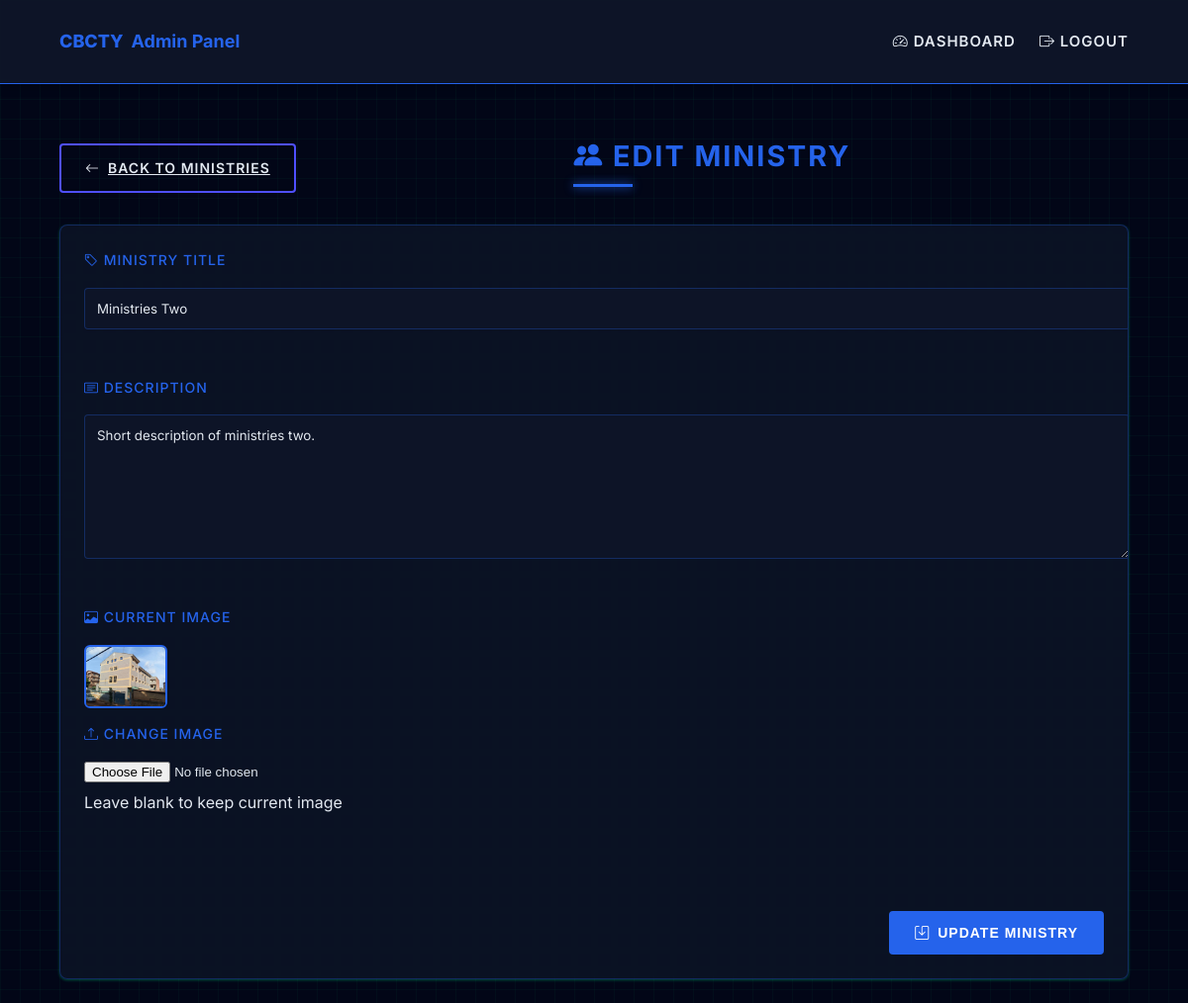
The page /admin/ministries/ministries-update.php?id=2 on the database its author committed.
### tables this page shows
CREATE TABLE `ministries` (
  `id` int(11) NOT NULL,
  `image_url` varchar(255) NOT NULL,
  `title` varchar(255) NOT NULL,
  `description` text NOT NULL
);

### admin/includes/crud_functions.php (called while the page is built, shortened)
<?php
require __DIR__ . '/../../includes/connect.php';
class CRUD {
    protected $pdo;
    protected $table;
    public function __construct($table, $allowedFields) {
        global $pdo;
        $this->pdo = $pdo;
        $this->table = $table;
    }
    public function getById($id) {
        $stmt = $this->pdo->prepare("SELECT * FROM {$this->table} WHERE id = ?");
        $stmt->execute([$id]);
        return $stmt->fetch(PDO::FETCH_ASSOC);
    }
}
?>

### admin/ministries/ministries-update.php (the view, shortened to what this page needs)
<?php
require __DIR__ . '/../includes/crud_functions.php';
$ministriesCRUD = new MinistriesCRUD();
$ministry = $ministriesCRUD->getById($_GET['id'] ?? 0);
?>
<!DOCTYPE html>
<html lang="en" data-theme="light">
<head>
    <link rel="stylesheet" href="../assets/css/main.css">
    <link rel="stylesheet" href="https://cdn.jsdelivr.net/npm/bootstrap-icons@1.11.1/font/bootstrap-icons.css">
</head>
<body>
    <?php include '../includes/header.php'; ?>
    <div class="hero-container">
        <div class="hero-header">
            <a href="ministries.php" class="back-btn">
                <i class="bi bi-arrow-left"></i> Back to Ministries
            </a>
            <h2><i class="bi bi-people-fill"></i> Edit Ministry</h2>
        </div>
        <div class="hero-card">
            <div class="hero-card-body">
                <form action="" method="POST" enctype="multipart/form-data" class="hero-form">
                    <div class="form-group">
                        <label for="title"><i class="bi bi-tag"></i> Ministry Title</label>
                        <input type="text" id="title" name="title" class="form-control"
                               value="<?= htmlspecialchars($ministry['title']) ?>" required>
                    </div>
                    <div class="form-group">
                        <label for="description"><i class="bi bi-card-text"></i> Description</label>
                        <textarea id="description" name="description" class="form-control" rows="5" required><?=
                            htmlspecialchars($ministry['description'])
                        ?></textarea>
                    </div>
                    <div class="form-group">
                        <label><i class="bi bi-image"></i> Current Image</label>
                        <div class="current-image">
                            <img src="../../<?= htmlspecialchars($ministry['image_url']) ?>"
                                 alt="<?= htmlspecialchars($ministry['title']) ?>"
                                 class="hero-img">
                        </div>
                        <label for="image"><i class="bi bi-upload"></i> Change Image</label>
                        <input type="file" id="image" name="image" accept="image/*">
                        <div class="form-hint">Leave blank to keep current image</div>
                    </div>
                    <div class="form-actions">
                        <button type="submit" name="update" class="submit-btn">
                            <i class="bi bi-save"></i> Update Ministry
                        </button>
                    </div>
                </form>
            </div>
        </div>
    </div>
</body>
</html>

### admin/assets/css/main.css (style rules this page uses)
:root { --primary: #2563eb; --primary-dark: #1d4ed8; --primary-light: #3b82f6; --danger: #ef4444; --danger-dark: #dc2626; --warning: #f59e0b; --warning-dark: #d97706; --white: #ffffff; --light: #e2e8f0; --gray: rgb(79, 79, 255); --dark: #0f172a; --bg-color: #020617; --card-bg: rgba(15, 23, 42, 0.7); --text-color: #e2e8f0; --text-dark: #0f172a; --shadow: 0 1px 3px rgba(0, 255, 157, 0.3); --transition: all 0.2s cubic-bezier(0.4, 0, 0.2, 1); --border-color: rgba(37, 99, 235, 0.3); --hover-bg: rgba(37, 99, 235, 0.05); }
html { transition: background-color 0.3s ease, color 0.3s ease; }
body { font-family: 'Rajdhani', 'Inter', -apple-system, sans-serif; line-height: 1.6; color: var(--text-color); background-color: var(--bg-color); margin: 0; padding: 0; background-image: linear-gradient(rgba(0, 255, 157, 0.03) 1px, transparent 1px), linear-gradient(90deg, rgba(0, 255, 157, 0.03) 1px, transparent 1px); background-size: 20px 20px; transition: var(--transition); }
.hero-container { width: 90%; max-width: 1200px; margin: 1.5rem auto; padding: 0 1rem; }
.hero-header { margin-top: 120px; display: flex; justify-content: space-between; align-items: center; margin-bottom: 2rem; flex-wrap: wrap; gap: 1rem; }
.hero-header h2 { margin: 0; color: var(--primary); font-weight: 700; font-size: 1.8rem; text-transform: uppercase; letter-spacing: 2px; position: relative; }
.hero-header h2::after { content: ''; position: absolute; bottom: -8px; left: 0; width: 60px; height: 3px; background: var(--primary); box-shadow: 0 0 10px var(--primary); }
.hero-card, .leader-card { background: var(--card-bg); border-radius: 8px; box-shadow: var(--shadow); overflow: hidden; border: 1px solid var(--border-color); backdrop-filter: blur(5px); transition: var(--transition); }
.hero-card-body { padding: 1.5rem; color: var(--text-color); }
.hero-img { width: 80px; height: 60px; border-radius: 4px; object-fit: cover; border: 2px solid var(--primary); transition: var(--transition); }
.hero-form { display: flex; flex-direction: column; gap: 1.5rem; }
.form-group { display: flex; flex-direction: column; gap: 0.5rem; }
.form-group label { font-weight: 600; font-size: 0.875rem; color: var(--primary); text-transform: uppercase; letter-spacing: 1px; }
.form-group input[type="text"], .form-group textarea { padding: 0.75rem; background: var(--card-bg); border: 1px solid var(--border-color); border-radius: 4px; font-family: inherit; transition: var(--transition); color: var(--text-color); }
.form-group textarea { min-height: 120px; resize: vertical; }
.form-actions { margin-top: 1.5rem; display: flex; justify-content: flex-end; }
.submit-btn, .back-btn, .add-btn, .edit-btn, .delete-btn { margin-top: 25px; display: inline-flex; align-items: center; justify-content: center; gap: 0.5rem; padding: 0.75rem 1.5rem; border-radius: 4px; font-weight: 600; transition: var(--transition); font-size: 0.875rem; cursor: pointer; text-transform: uppercase; letter-spacing: 1px; position: relative; overflow: hidden; border: 2px solid transparent; }
.submit-btn, .add-btn { background: var(--primary); color: var(--white); border-color: var(--primary); }
.back-btn { background: transparent; color: var(--text-color); border-color: var(--gray); }

### admin/ministries/ministries-update.php (style rules this page uses)
.form-group { margin-bottom: 1.5rem; }
.form-group label { display: block; margin-bottom: 0.5rem; font-weight: 500; }
.form-control { width: 100%; padding: 0.75rem; border: 1px solid #ddd; border-radius: 6px; }
.hero-img { max-width: 200px; height: auto; border-radius: 6px; }

### rows shown on the page
ministries: title "Ministries Two", description "Short description of ministries two.", image_url (picture)
